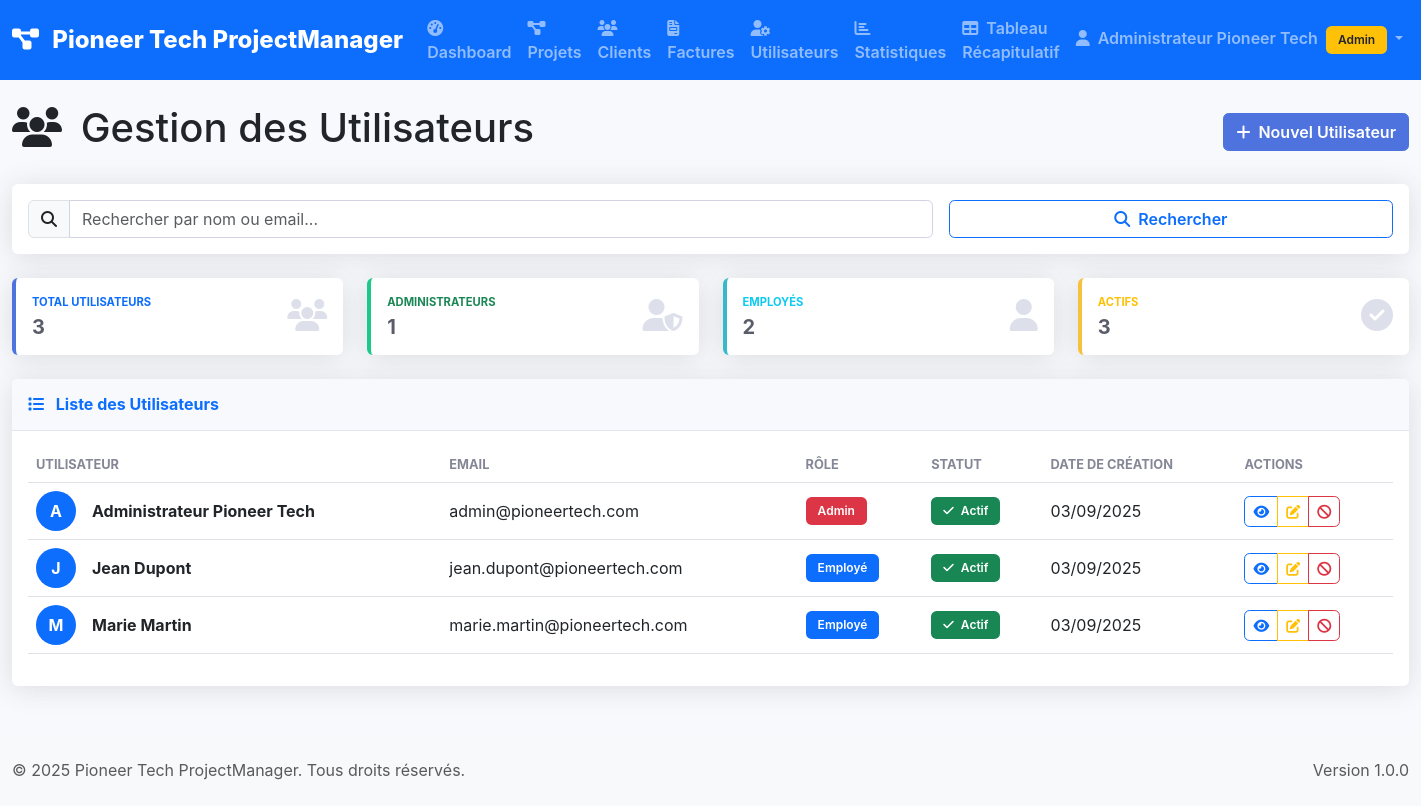
The app's page /index.php?page=users (signed in) with its own data.
### tables this page shows
CREATE TABLE users (
    id INT AUTO_INCREMENT PRIMARY KEY,
    nom VARCHAR(100) NOT NULL,
    email VARCHAR(150) UNIQUE NOT NULL,
    mot_de_passe VARCHAR(255) NOT NULL,
    role ENUM('admin', 'employé') NOT NULL DEFAULT 'employé',
    date_creation TIMESTAMP DEFAULT CURRENT_TIMESTAMP,
    date_modification TIMESTAMP DEFAULT CURRENT_TIMESTAMP ON UPDATE CURRENT_TIMESTAMP,
    actif BOOLEAN DEFAULT TRUE,
    INDEX idx_email (email),
    INDEX idx_role (role)
);

### views/users/index.php (the view, shortened to what the rows shown need)
<div class="row">
    <div class="col-12">
        <div class="d-flex justify-content-between align-items-center mb-4">
            <h1>
                <i class="fas fa-users me-2"></i>
                Gestion des Utilisateurs
            </h1>
        </div>
    </div>
</div>
<div class="row">
    <div class="col-12">
        <div class="card shadow">
            <div class="card-body">
                <?php if (empty($users)): ?>
                    <div class="text-center py-4">
                        <i class="fas fa-users fa-3x text-muted mb-3"></i>
                        <p class="text-muted">
                            <?php if (!empty($search)): ?>
                                Aucun utilisateur trouvé pour "<?= htmlspecialchars($search) ?>".
                            <?php else: ?>
                                Aucun utilisateur trouvé.
                            <?php endif; ?>
                        </p>
                        <a href="index.php?page=auth&action=register" class="btn btn-primary">
                            <i class="fas fa-plus me-1"></i>
                            Créer le premier utilisateur
                        </a>
                    </div>
                <?php else: ?>
                    <div class="table-responsive">
                        <table class="table table-hover">
                            <thead>
                                <tr>
                                    <th>Utilisateur</th>
                                    <th>Email</th>
                                    <th>Rôle</th>
                                    <th>Statut</th>
                                    <th>Date de création</th>
                                    <th>Actions</th>
                                </tr>
                            </thead>
                            <tbody>
                                <?php foreach ($users as $user): ?>
                                <tr>
                                    <td>
                                        <div class="d-flex align-items-center">
                                            <div class="avatar me-3">
                                                <div class="avatar-initial bg-primary rounded-circle">
                                                    <?= strtoupper(substr($user['nom'], 0, 1)) ?>
                                                </div>
                                            </div>
                                            <div>
                                                <strong><?= htmlspecialchars($user['nom']) ?></strong>
                                            </div>
                                        </div>
                                    </td>
                                    <td><?= htmlspecialchars($user['email']) ?></td>
                                    <td>
                                        <span class="badge bg-<?= $user['role'] === 'admin' ? 'danger' : 'primary' ?>">
                                            <?= ucfirst($user['role']) ?>
                                        </span>
                                    </td>
                                    <td>
                                        <?php if ($user['actif']): ?>
                                            <span class="badge bg-success">
                                                <i class="fas fa-check me-1"></i>
                                                Actif
                                            </span>
                                        <?php endif; ?>
                                    </td>
                                    <td><?= date('d/m/Y', strtotime($user['date_creation'])) ?></td>
                                    <td>
                                        <div class="btn-group" role="group">
                                            <a href="index.php?page=users&action=view&id=<?= $user['id'] ?>"
                                               class="btn btn-sm btn-outline-primary" title="Voir">
                                                <i class="fas fa-eye"></i>
                                            </a>
                                            <a href="index.php?page=users&action=edit&id=<?= $user['id'] ?>"
                                               class="btn btn-sm btn-outline-warning" title="Modifier">
                                                <i class="fas fa-edit"></i>
                                            </a>
                                            <?php if ($user['actif']): ?>
                                                <a href="index.php?page=users&action=deactivate&id=<?= $user['id'] ?>"
                                                   class="btn btn-sm btn-outline-danger btn-delete"
                                                   title="Désactiver"
                                                   data-item-name="cet utilisateur">
                                                    <i class="fas fa-ban"></i>
                                                </a>
                                            <?php endif; ?>
                                        </div>
                                    </td>
                                </tr>
                                <?php endforeach; ?>
                            </tbody>
                        </table>
                    </div>
                <?php endif; ?>
            </div>
        </div>
    </div>
</div>

### views/layouts/header.php (shortened to what the rows shown need)
<!DOCTYPE html>
<html lang="fr">
<head>
    <link href="https://cdn.jsdelivr.net/npm/bootstrap@5.3.0/dist/css/bootstrap.min.css" rel="stylesheet">
    <link href="https://cdnjs.cloudflare.com/ajax/libs/font-awesome/6.4.0/css/all.min.css" rel="stylesheet">
    <link href="assets/css/style.css" rel="stylesheet">
</head>
<body>
    <?php if (isset($currentUser) && $currentUser): ?>
    <nav class="navbar navbar-expand-lg navbar-dark bg-primary">
        <div class="container-fluid">
            <a class="navbar-brand" href="index.php">
                <i class="fas fa-project-diagram me-2"></i>
                <?= $appName ?>
            </a>
            <div class="collapse navbar-collapse" id="navbarNav">
                <ul class="navbar-nav me-auto">
                    <li class="nav-item">
                        <a class="nav-link" href="index.php?page=dashboard">
                            <i class="fas fa-tachometer-alt me-1"></i>
                            Dashboard
                        </a>
                    </li>
                    <li class="nav-item">
                        <a class="nav-link" href="index.php?page=projets">
                            <i class="fas fa-project-diagram me-1"></i>
                            Projets
                        </a>
                    </li>
                    <li class="nav-item">
                        <a class="nav-link" href="index.php?page=clients">
                            <i class="fas fa-users me-1"></i>
                            Clients
                        </a>
                    </li>
                    <li class="nav-item">
                        <a class="nav-link" href="index.php?page=factures">
                            <i class="fas fa-file-invoice me-1"></i>
                            Factures
                        </a>
                    </li>
                    <?php if ($isAdmin): ?>
                    <li class="nav-item">
                        <a class="nav-link" href="index.php?page=users">
                            <i class="fas fa-user-cog me-1"></i>
                            Utilisateurs
                        </a>
                    </li>
                    <li class="nav-item">
                        <a class="nav-link" href="index.php?page=dashboard&action=stats">
                            <i class="fas fa-chart-bar me-1"></i>
                            Statistiques
                        </a>
                    </li>
                    <li class="nav-item">
                        <a class="nav-link" href="index.php?page=dashboard&action=recap">
                            <i class="fas fa-table me-1"></i>
                            Tableau Récapitulatif
                        </a>
                    </li>
                    <?php endif; ?>
                </ul>
                <ul class="navbar-nav">
                    <li class="nav-item dropdown">
                        <a class="nav-link dropdown-toggle" href="#" id="navbarDropdown" role="button" data-bs-toggle="dropdown">
                            <i class="fas fa-user me-1"></i>
                            <?= htmlspecialchars($currentUser['nom']) ?>
                            <?php if ($isAdmin): ?>
                                <span class="badge bg-warning text-dark ms-1">Admin</span>
                            <?php endif; ?>
                        </a>
                    </li>
                </ul>
            </div>
        </div>
    </nav>
    <?php endif; ?>
    <main class="<?= isset($currentUser) && $currentUser ? 'container-fluid mt-4' : '' ?>">

### records on screen
users: nom "Administrateur Pioneer Tech", nom "A", email "admin@pioneertech.com", role "Admin", actif 1 (drawn), date_creation "03/09/2025"
users: nom "J", nom "Jean Dupont", email "jean.dupont@pioneertech.com", role "Employé", actif 1 (drawn), date_creation "03/09/2025"
users: nom "M", nom "Marie Martin", email "marie.martin@pioneertech.com", role "Employé", actif 1 (drawn), date_creation "03/09/2025"

### other values on screen
$appName "Pioneer Tech ProjectManager"
$totalUsers "3"
count(array_filter($users, function($u) { return $u['actif'] == 1; })) "3"
APP_VERSION "1.0.0"
